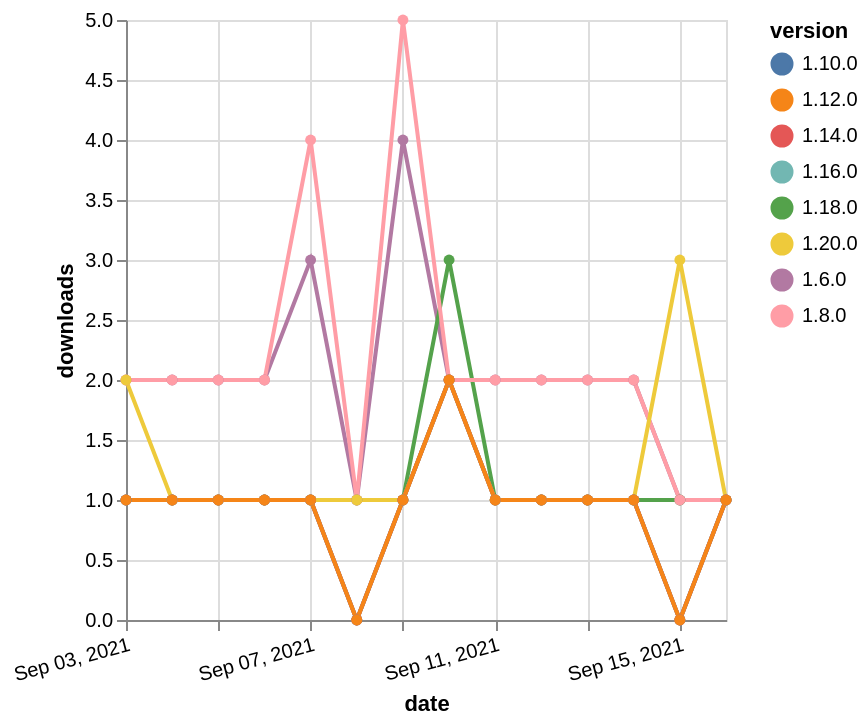

Describe this chart as a Vega-Lite specification.
### Vega-Lite specification from a JSON file in a GitHub repository (floating-point values rounded to 4 significant figures)
{"$schema": "https://vega.github.io/schema/vega-lite/v5.json", "description": "A simple bar chart with embedded data.", "data": {"values": [{"date": "2021-09-03", "total": 2311, "delta": 2, "version": "1.6.0"}, {"date": "2021-09-04", "total": 2313, "delta": 2, "version": "1.6.0"}, {"date": "2021-09-05", "total": 2315, "delta": 2, "version": "1.6.0"}, {"date": "2021-09-06", "total": 2317, "delta": 2, "version": "1.6.0"}, {"date": "2021-09-07", "total": 2320, "delta": 3, "version": "1.6.0"}, {"date": "2021-09-08", "total": 2321, "delta": 1, "version": "1.6.0"}, {"date": "2021-09-09", "total": 2325, "delta": 4, "version": "1.6.0"}, {"date": "2021-09-10", "total": 2327, "delta": 2, "version": "1.6.0"}, {"date": "2021-09-11", "total": 2329, "delta": 2, "version": "1.6.0"}, {"date": "2021-09-12", "total": 2331, "delta": 2, "version": "1.6.0"}, {"date": "2021-09-13", "total": 2333, "delta": 2, "version": "1.6.0"}, {"date": "2021-09-14", "total": 2335, "delta": 2, "version": "1.6.0"}, {"date": "2021-09-15", "total": 2336, "delta": 1, "version": "1.6.0"}, {"date": "2021-09-16", "total": 2337, "delta": 1, "version": "1.6.0"}, {"date": "2021-09-03", "total": 177, "delta": 1, "version": "1.18.0"}, {"date": "2021-09-04", "total": 178, "delta": 1, "version": "1.18.0"}, {"date": "2021-09-05", "total": 179, "delta": 1, "version": "1.18.0"}, {"date": "2021-09-06", "total": 180, "delta": 1, "version": "1.18.0"}, {"date": "2021-09-07", "total": 181, "delta": 1, "version": "1.18.0"}, {"date": "2021-09-08", "total": 182, "delta": 1, "version": "1.18.0"}, {"date": "2021-09-09", "total": 183, "delta": 1, "version": "1.18.0"}, {"date": "2021-09-10", "total": 186, "delta": 3, "version": "1.18.0"}, {"date": "2021-09-11", "total": 187, "delta": 1, "version": "1.18.0"}, {"date": "2021-09-12", "total": 188, "delta": 1, "version": "1.18.0"}, {"date": "2021-09-13", "total": 189, "delta": 1, "version": "1.18.0"}, {"date": "2021-09-14", "total": 190, "delta": 1, "version": "1.18.0"}, {"date": "2021-09-15", "total": 191, "delta": 1, "version": "1.18.0"}, {"date": "2021-09-16", "total": 192, "delta": 1, "version": "1.18.0"}, {"date": "2021-09-03", "total": 2432, "delta": 2, "version": "1.8.0"}, {"date": "2021-09-04", "total": 2434, "delta": 2, "version": "1.8.0"}, {"date": "2021-09-05", "total": 2436, "delta": 2, "version": "1.8.0"}, {"date": "2021-09-06", "total": 2438, "delta": 2, "version": "1.8.0"}, {"date": "2021-09-07", "total": 2442, "delta": 4, "version": "1.8.0"}, {"date": "2021-09-08", "total": 2443, "delta": 1, "version": "1.8.0"}, {"date": "2021-09-09", "total": 2448, "delta": 5, "version": "1.8.0"}, {"date": "2021-09-10", "total": 2450, "delta": 2, "version": "1.8.0"}, {"date": "2021-09-11", "total": 2452, "delta": 2, "version": "1.8.0"}, {"date": "2021-09-12", "total": 2454, "delta": 2, "version": "1.8.0"}, {"date": "2021-09-13", "total": 2456, "delta": 2, "version": "1.8.0"}, {"date": "2021-09-14", "total": 2458, "delta": 2, "version": "1.8.0"}, {"date": "2021-09-15", "total": 2459, "delta": 1, "version": "1.8.0"}, {"date": "2021-09-16", "total": 2460, "delta": 1, "version": "1.8.0"}, {"date": "2021-09-03", "total": 230, "delta": 1, "version": "1.10.0"}, {"date": "2021-09-04", "total": 231, "delta": 1, "version": "1.10.0"}, {"date": "2021-09-05", "total": 232, "delta": 1, "version": "1.10.0"}, {"date": "2021-09-06", "total": 233, "delta": 1, "version": "1.10.0"}, {"date": "2021-09-07", "total": 234, "delta": 1, "version": "1.10.0"}, {"date": "2021-09-08", "total": 234, "delta": 0, "version": "1.10.0"}, {"date": "2021-09-09", "total": 235, "delta": 1, "version": "1.10.0"}, {"date": "2021-09-10", "total": 237, "delta": 2, "version": "1.10.0"}, {"date": "2021-09-11", "total": 238, "delta": 1, "version": "1.10.0"}, {"date": "2021-09-12", "total": 239, "delta": 1, "version": "1.10.0"}, {"date": "2021-09-13", "total": 240, "delta": 1, "version": "1.10.0"}, {"date": "2021-09-14", "total": 241, "delta": 1, "version": "1.10.0"}, {"date": "2021-09-15", "total": 241, "delta": 0, "version": "1.10.0"}, {"date": "2021-09-16", "total": 242, "delta": 1, "version": "1.10.0"}, {"date": "2021-09-03", "total": 122, "delta": 2, "version": "1.20.0"}, {"date": "2021-09-04", "total": 123, "delta": 1, "version": "1.20.0"}, {"date": "2021-09-05", "total": 124, "delta": 1, "version": "1.20.0"}, {"date": "2021-09-06", "total": 125, "delta": 1, "version": "1.20.0"}, {"date": "2021-09-07", "total": 126, "delta": 1, "version": "1.20.0"}, {"date": "2021-09-08", "total": 127, "delta": 1, "version": "1.20.0"}, {"date": "2021-09-09", "total": 128, "delta": 1, "version": "1.20.0"}, {"date": "2021-09-10", "total": 130, "delta": 2, "version": "1.20.0"}, {"date": "2021-09-11", "total": 131, "delta": 1, "version": "1.20.0"}, {"date": "2021-09-12", "total": 132, "delta": 1, "version": "1.20.0"}, {"date": "2021-09-13", "total": 133, "delta": 1, "version": "1.20.0"}, {"date": "2021-09-14", "total": 134, "delta": 1, "version": "1.20.0"}, {"date": "2021-09-15", "total": 137, "delta": 3, "version": "1.20.0"}, {"date": "2021-09-16", "total": 138, "delta": 1, "version": "1.20.0"}, {"date": "2021-09-03", "total": 159, "delta": 1, "version": "1.16.0"}, {"date": "2021-09-04", "total": 160, "delta": 1, "version": "1.16.0"}, {"date": "2021-09-05", "total": 161, "delta": 1, "version": "1.16.0"}, {"date": "2021-09-06", "total": 162, "delta": 1, "version": "1.16.0"}, {"date": "2021-09-07", "total": 163, "delta": 1, "version": "1.16.0"}, {"date": "2021-09-08", "total": 163, "delta": 0, "version": "1.16.0"}, {"date": "2021-09-09", "total": 164, "delta": 1, "version": "1.16.0"}, {"date": "2021-09-10", "total": 166, "delta": 2, "version": "1.16.0"}, {"date": "2021-09-11", "total": 167, "delta": 1, "version": "1.16.0"}, {"date": "2021-09-12", "total": 168, "delta": 1, "version": "1.16.0"}, {"date": "2021-09-13", "total": 169, "delta": 1, "version": "1.16.0"}, {"date": "2021-09-14", "total": 170, "delta": 1, "version": "1.16.0"}, {"date": "2021-09-15", "total": 170, "delta": 0, "version": "1.16.0"}, {"date": "2021-09-16", "total": 171, "delta": 1, "version": "1.16.0"}, {"date": "2021-09-03", "total": 178, "delta": 1, "version": "1.14.0"}, {"date": "2021-09-04", "total": 179, "delta": 1, "version": "1.14.0"}, {"date": "2021-09-05", "total": 180, "delta": 1, "version": "1.14.0"}, {"date": "2021-09-06", "total": 181, "delta": 1, "version": "1.14.0"}, {"date": "2021-09-07", "total": 182, "delta": 1, "version": "1.14.0"}, {"date": "2021-09-08", "total": 182, "delta": 0, "version": "1.14.0"}, {"date": "2021-09-09", "total": 183, "delta": 1, "version": "1.14.0"}, {"date": "2021-09-10", "total": 185, "delta": 2, "version": "1.14.0"}, {"date": "2021-09-11", "total": 186, "delta": 1, "version": "1.14.0"}, {"date": "2021-09-12", "total": 187, "delta": 1, "version": "1.14.0"}, {"date": "2021-09-13", "total": 188, "delta": 1, "version": "1.14.0"}, {"date": "2021-09-14", "total": 189, "delta": 1, "version": "1.14.0"}, {"date": "2021-09-15", "total": 189, "delta": 0, "version": "1.14.0"}, {"date": "2021-09-16", "total": 190, "delta": 1, "version": "1.14.0"}, {"date": "2021-09-03", "total": 187, "delta": 1, "version": "1.12.0"}, {"date": "2021-09-04", "total": 188, "delta": 1, "version": "1.12.0"}, {"date": "2021-09-05", "total": 189, "delta": 1, "version": "1.12.0"}, {"date": "2021-09-06", "total": 190, "delta": 1, "version": "1.12.0"}, {"date": "2021-09-07", "total": 191, "delta": 1, "version": "1.12.0"}, {"date": "2021-09-08", "total": 191, "delta": 0, "version": "1.12.0"}, {"date": "2021-09-09", "total": 192, "delta": 1, "version": "1.12.0"}, {"date": "2021-09-10", "total": 194, "delta": 2, "version": "1.12.0"}, {"date": "2021-09-11", "total": 195, "delta": 1, "version": "1.12.0"}, {"date": "2021-09-12", "total": 196, "delta": 1, "version": "1.12.0"}, {"date": "2021-09-13", "total": 197, "delta": 1, "version": "1.12.0"}, {"date": "2021-09-14", "total": 198, "delta": 1, "version": "1.12.0"}, {"date": "2021-09-15", "total": 198, "delta": 0, "version": "1.12.0"}, {"date": "2021-09-16", "total": 199, "delta": 1, "version": "1.12.0"}]}, "width": "container", "mark": {"type": "line", "point": {"filled": true}}, "encoding": {"x": {"field": "date", "type": "temporal", "timeUnit": "yearmonthdate", "title": "date", "axis": {"labelAngle": -15}}, "y": {"field": "delta", "type": "quantitative", "title": "downloads"}, "color": {"field": "version", "type": "nominal"}, "tooltip": {"field": "delta"}}}
